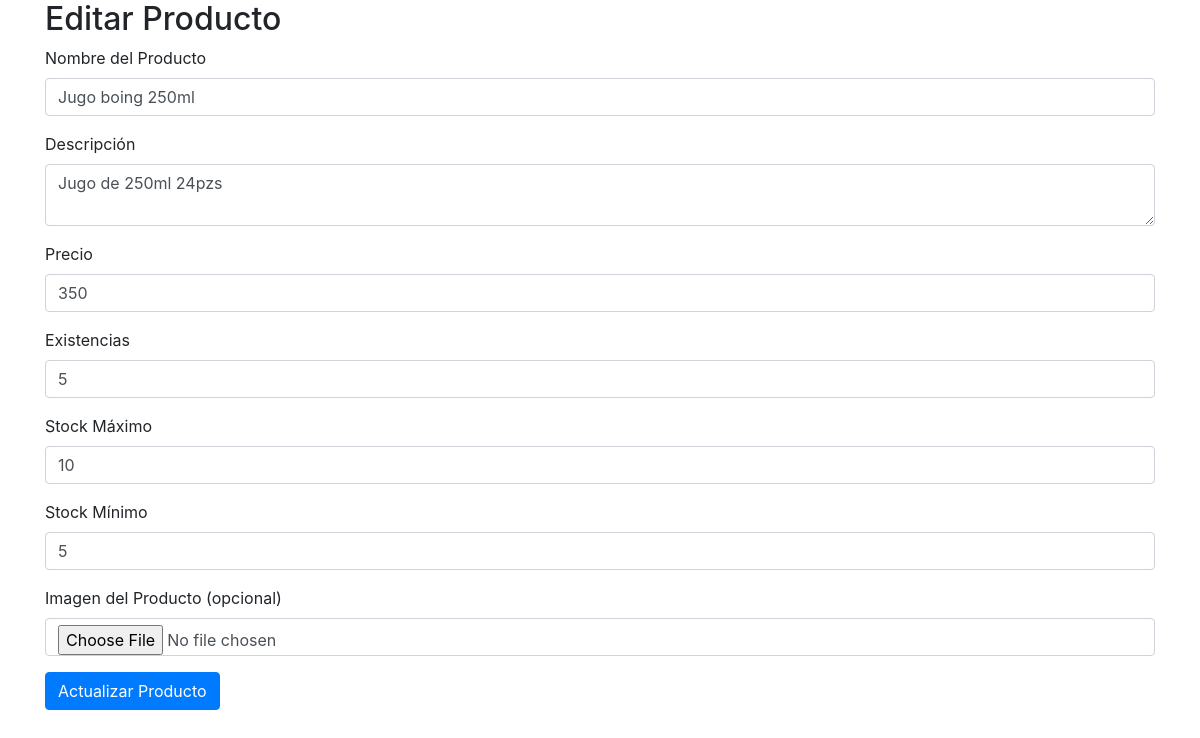
The app's page /coper/editar_producto.php?id=125642025 (signed in) with its own data.
### tables this page shows
CREATE TABLE `producto` (
  `Codigo_Producto` varchar(13) NOT NULL,
  `Nombre_P` varchar(100) NOT NULL,
  `Descripcion` varchar(255) DEFAULT NULL,
  `Precio` double DEFAULT NULL,
  `Existencias` smallint DEFAULT NULL,
  `Stock_Maximo` smallint DEFAULT NULL,
  `Stock_Minimo` smallint DEFAULT NULL,
  `Id_Presentacion` smallint DEFAULT NULL,
  `Id_Categoria` smallint DEFAULT NULL,
  `Id_Marca` smallint DEFAULT NULL,
  `Imagen` blob,
  `status` char(1) NOT NULL DEFAULT '1',
  `Id_Proveedor` smallint DEFAULT NULL,
  PRIMARY KEY (`Codigo_Producto`) USING BTREE,
  UNIQUE KEY `Nombre_P` (`Nombre_P`) USING BTREE,
  KEY `Id_Presentacion` (`Id_Presentacion`) USING BTREE,
  KEY `Id_Categoria` (`Id_Categoria`) USING BTREE,
  KEY `Id_Marca` (`Id_Marca`) USING BTREE,
  KEY `proveedor-producto` (`Id_Proveedor`),
  CONSTRAINT `marca` FOREIGN KEY (`Id_Marca`) REFERENCES `marca` (`Id_Marca`),
  CONSTRAINT `producto_ibfk_1` FOREIGN KEY (`Id_Presentacion`) REFERENCES `presentacion` (`Id_Presentacion`) ON DELETE RESTRICT ON UPDATE RESTRICT,
  CONSTRAINT `producto_ibfk_2` FOREIGN KEY (`Id_Categoria`) REFERENCES `categoria` (`Id_Categoria`) ON DELETE RESTRICT ON UPDATE RESTRICT,
  CONSTRAINT `proveedor-producto` FOREIGN KEY (`Id_Proveedor`) REFERENCES `proveedor` (`Id_Proveedor`)
);

### coper/editar_producto.php (the view, shortened to what this page needs)
<?php
require_once 'conexion/conectar-mysql.php';
$id_producto = (int) $_GET['id'];
$consulta_producto = "SELECT * FROM producto WHERE Codigo_Producto = ?";
$stmt = mysqli_prepare($conexion, $consulta_producto);
mysqli_stmt_bind_param($stmt, 'i', $id_producto);
mysqli_stmt_execute($stmt);
$resultado = mysqli_stmt_get_result($stmt);
$producto = mysqli_fetch_assoc($resultado);
?>
<!DOCTYPE html>
<html lang="es">
<head>
    <link rel="stylesheet" href="https://stackpath.bootstrapcdn.com/bootstrap/4.5.2/css/bootstrap.min.css">
</head>
<body>
    <div class="container">
        <h2>Editar Producto</h2>
        <form action="actualizar_producto.php" method="POST" enctype="multipart/form-data">
            <div class="form-group">
                <label para="nombre_p">Nombre del Producto</label>
                <input type="text" class="form-control" id="nombre_p" name="nombre_p" value="<?php echo htmlspecialchars($producto['Nombre_P']); ?>" required>
            </div>
            <div class="form-group">
                <label para="descripcion">Descripción</label>
                <textarea class="form-control" id="descripcion" name="descripcion"><?php echo htmlspecialchars($producto['Descripcion']); ?></textarea>
            </div>
            <div class="form-group">
                <label para="precio">Precio</label>
                <input type="number" step="0.01" class="form-control" id="precio" name="precio" value="<?php echo $producto['Precio']; ?>">
            </div>
            <div class="form-group">
                <label para="existencias">Existencias</label>
                <input type="number" class="form-control" id="existencias" name="existencias" value="<?php echo $producto['Existencias']; ?>">
            </div>
            <div class="form-group">
                <label para="stock_maximo">Stock Máximo</label>
                <input type="number" class="form-control" id="stock_maximo" name="stock_maximo" value="<?php echo $producto['Stock_Maximo']; ?>">
            </div>
            <div class="form-group">
                <label para="stock_minimo">Stock Mínimo</label>
                <input type="number" class="form-control" id="stock_minimo" name="stock_minimo" value="<?php echo $producto['Stock_Minimo']; ?>">
            </div>
            <div class="form-group">
                <label para="imagen">Imagen del Producto (opcional)</label>
                <input type="file" class="form-control" id="imagen" name="imagen">
            </div>
            <button type="submit" class="btn btn-primary">Actualizar Producto</button>
        </form>
    </div>
</body>
</html>

### records on screen
producto: nombre_p "Jugo boing 250ml", descripcion "Jugo de 250ml 24pzs", precio "350", existencias "5", stock_maximo "10", stock_minimo "5"
